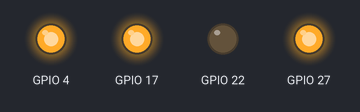
A program run on a simulated Raspberry Pi (BCM pin numbers). On the bench: output pins drawn as LEDs (lit = HIGH). At 0.5 s the program stops and its outputs stay as they are.

Above: at 0.1 s.
At 0.6 s:
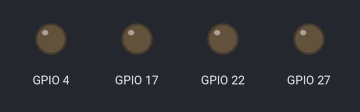
Timing chart, 0 to 2.0 s (numbered marks = the images above):
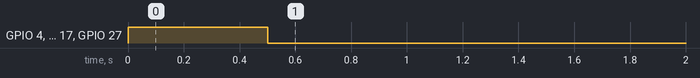

Measured:
- by itself, GPIO 4, GPIO 17, GPIO 27: LOW → HIGH at 0.00 s, → LOW 0.50 s later

The program:

robot1.py
```python
#This file simply setups the gpio pins to run all wheels
import RPi.GPIO as gpio
import time

gpio.setmode(gpio.BCM)

gpio.setup(4, gpio.OUT)
gpio.setup(17, gpio.OUT)
gpio.setup(27, gpio.OUT)
gpio.setup(22, gpio.OUT)

gpio.output(4, True)
gpio.output(17, True)
gpio.output(27, True)
gpio.output(22, False)
time.sleep(0.5)

gpio.cleanup()
```
